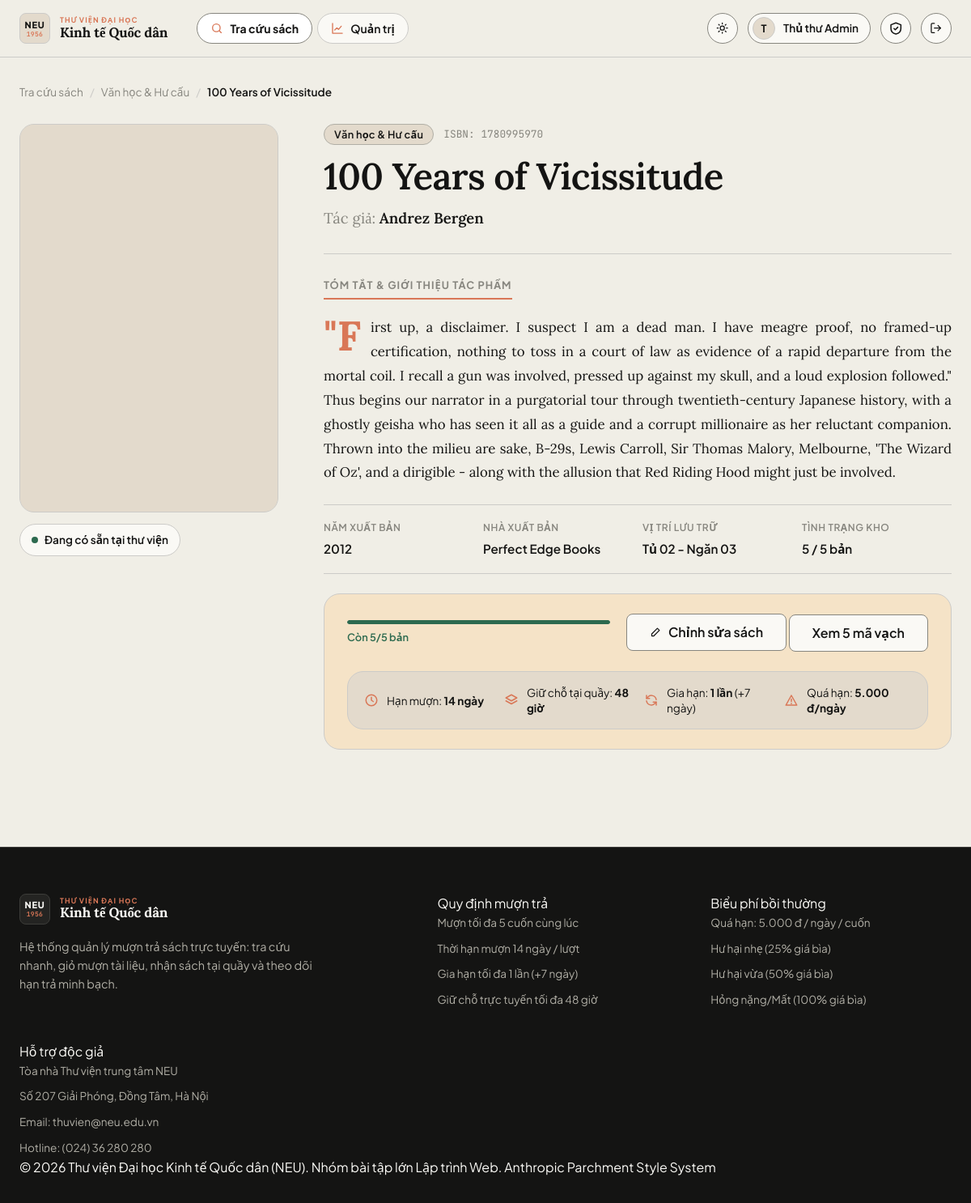
Screenshot of /books/413 (signed in) with the database file from the repository.
### app/models.py (models this page shows, shortened)
class User(UserMixin, db.Model):
    id = db.Column(db.Integer, primary_key=True)
    username = db.Column(db.String(50), unique=True, nullable=False, index=True)
    email = db.Column(db.String(120), unique=True, nullable=False)
    full_name = db.Column(db.String(100), nullable=False)
    student_code = db.Column(db.String(30))
    password_hash = db.Column(db.String(255), nullable=False)
    role = db.Column(db.String(20), nullable=False, default=ROLE_READER)
    active = db.Column(db.Boolean, nullable=False, default=True)
    created_at = db.Column(db.DateTime, default=datetime.now)
    loans = db.relationship("Loan", foreign_keys="Loan.user_id", back_populates="user")
    loan_slips = db.relationship("LoanSlip", foreign_keys="LoanSlip.user_id", back_populates="user")
    cart_items = db.relationship("CartItem", back_populates="user", cascade="all, delete-orphan")
    @property
    def is_active(self):
        return self.active
    @property
    def is_admin(self):
        return self.role == ROLE_ADMIN

class Category(db.Model):
    id = db.Column(db.Integer, primary_key=True)
    name = db.Column(db.String(80), unique=True, nullable=False)
    books = db.relationship("Book", back_populates="category")

class Book(db.Model):
    id = db.Column(db.Integer, primary_key=True)
    title = db.Column(db.String(200), nullable=False, index=True)
    author = db.Column(db.String(120), nullable=False)
    isbn = db.Column(db.String(20))
    publisher = db.Column(db.String(120))
    year = db.Column(db.Integer)
    description = db.Column(db.Text)
    cover_url = db.Column(db.String(500))          # URL ảnh bìa
    location = db.Column(db.String(50))            # Vị trí kệ, vd: "Kệ CNTT - Ngăn 03"
    price = db.Column(db.Integer, nullable=False, default=100000) # Giá bìa sách (dùng tính tiền đền bù/phạt)
    is_active = db.Column(db.Boolean, nullable=False, default=True) # Còn lưu hành không
    total_copies = db.Column(db.Integer, nullable=False, default=1)
    available_copies = db.Column(db.Integer, nullable=False, default=1)
    category_id = db.Column(db.Integer, db.ForeignKey("category.id"))
    category = db.relationship("Category", back_populates="books")
    copies = db.relationship("BookCopy", back_populates="book", cascade="all, delete-orphan")
    loans = db.relationship("Loan", back_populates="book")
    cart_items = db.relationship("CartItem", back_populates="book", cascade="all, delete-orphan")

### app/blueprints/main.py (the view)
@bp.route("/books/<int:book_id>")
def book_detail(book_id):
    book = Book.query.get_or_404(book_id)
    return render_template("book_detail.html", book=book)

### app/models.py (called while the page is built)
@login_manager.user_loader
def load_user(user_id):
    return db.session.get(User, int(user_id))

### app/templates/book_detail.html (shortened to what this page needs)
{% extends "base.html" %}
{% from "macros.html" import csrf, icon, cover, meter %}
{% block content %}
<nav class="crumbs" aria-label="Breadcrumb">
  <a href="{{ url_for('main.index') }}">Tra cứu sách</a>
  <span class="crumb-sep">/</span>
  {% if book.category %}
  <a href="{{ url_for('main.index', category=book.category_id) }}">{{ book.category.name }}</a>
  <span class="crumb-sep">/</span>
  {% endif %}
  <span class="crumb-current">{{ book.title }}</span>
</nav>
<article class="detail-editorial">
  <div class="detail-header-grid">
    <div class="detail-cover-col">
      <div class="detail-cover-frame" data-reveal="zoom">
        <div data-tilt="6">{{ cover(book, 'detail-cover') }}</div>
      </div>
      <div class="detail-availability-badge {{ 'in-stock' if book.available_copies > 0 else 'out-of-stock' }}">
        <span class="status-indicator"></span>
        {% if book.available_copies > 0 %}
          Đang có sẵn tại thư viện
        {% else %}
          Tạm thời hết bản in
        {% endif %}
      </div>
    </div>
    <div class="detail-info-col" data-reveal>
      <div class="detail-meta-header">
        <span class="badge badge-category">{{ book.category.name if book.category else 'Chưa phân loại' }}</span>
        {% if book.isbn %}<span class="isbn-tag">ISBN: {{ book.isbn }}</span>{% endif %}
      </div>
      <h1 class="detail-title">{{ book.title }}</h1>
      <div class="detail-author">Tác giả: <span>{{ book.author }}</span></div>
      {% if book.description %}
      <div class="detail-description-block">
        <div class="detail-desc-divider">
          <span class="divider-label">Tóm tắt &amp; Giới thiệu tác phẩm</span>
        </div>
        <div class="editorial-article">
          <div class="editorial-body">
            {% for para in book.description.split('\n') if para.strip() %}
              <p>{{ para.strip() }}</p>
            {% endfor %}
          </div>
        </div>
      </div>
      {% endif %}
      <div class="meta-spec-grid" data-stagger>
        <div class="meta-spec-item" data-reveal>
          <span class="spec-label">Năm xuất bản</span>
          <span class="spec-value">{{ book.year or '—' }}</span>
        </div>
        <div class="meta-spec-item" data-reveal>
          <span class="spec-label">Nhà xuất bản</span>
          <span class="spec-value">{{ book.publisher or '—' }}</span>
        </div>
        <div class="meta-spec-item" data-reveal>
          <span class="spec-label">Vị trí lưu trữ</span>
          <span class="spec-value">{{ book.location or 'Kho tổng hợp' }}</span>
        </div>
        <div class="meta-spec-item" data-reveal>
          <span class="spec-label">Tình trạng kho</span>
          <span class="spec-value">{{ book.available_copies }} / {{ book.total_copies }} bản</span>
        </div>
      </div>
      <div class="borrow-panel">
        <div class="borrow-panel-top">
          <div class="borrow-meter-wrap">{{ meter(book) }}</div>
          <div class="borrow-actions">
            {% if not current_user.is_authenticated %}
              <a class="btn btn-primary btn-lg" href="{{ url_for('auth.login', next=request.path) }}">
                Đăng nhập để mượn {{ icon('arrow') }}
              </a>
            {% elif current_user.is_admin %}
              <a class="btn btn-ghost btn-lg" href="{{ url_for('admin.book_edit', book_id=book.id) }}">
                {{ icon('edit') }} Chỉnh sửa sách
              </a>
              <a class="btn btn-ghost btn-lg" href="{{ url_for('admin.book_copies', book_id=book.id) }}">
                Xem {{ book.copies|length }} mã vạch
              </a>
            {% endif %}
          </div>
        </div>
        <div class="policy-strip">
          <div class="policy-item">
            {{ icon('clock') }}
            <span>Hạn mượn: <b>{{ config.LOAN_DAYS }} ngày</b></span>
          </div>
          <div class="policy-item">
            {{ icon('layers') }}
            <span>Giữ chỗ tại quầy: <b>{{ config.PICKUP_HOURS }} giờ</b></span>
          </div>
          <div class="policy-item">
            {{ icon('refresh') }}
            <span>Gia hạn: <b>{{ config.MAX_RENEWALS }} lần</b> (+{{ config.RENEW_DAYS }} ngày)</span>
          </div>
          <div class="policy-item">
            {{ icon('alert') }}
            <span>Quá hạn: <b>{{ '{:,}'.format(config.FINE_PER_DAY).replace(',', '.') }} đ/ngày</b></span>
          </div>
        </div>
      </div>
    </div>
  </div>
</article>
{% endblock %}

### app/templates/base.html (shortened to what this page needs)
{% from "macros.html" import icon %}
<!doctype html>
<html lang="vi">
<head>
  <link rel="stylesheet" href="{{ url_for('static', filename='css/style.css') }}">
</head>
<body>
<header class="navbar">
  <div class="container nav-inner">
    <a class="brand" href="{{ url_for('main.index') }}" aria-label="Trang chủ Thư viện NEU">
      <span class="brand-monogram">
        <span class="mono-code">NEU</span>
        <span class="mono-year">1956</span>
      </span>
      <span class="brand-text">
        <span class="brand-sub">Thư viện đại học</span>
        <span class="brand-main">Kinh tế Quốc dân</span>
      </span>
    </a>
    <nav class="nav-links" id="nav-links">
      <a class="nav-link {{ 'active' if request.endpoint in ('main.index','main.book_detail') }}" href="{{ url_for('main.index') }}">{{ icon('search') }} Tra cứu sách</a>
      {% if current_user.is_authenticated and current_user.is_admin %}
      <a class="nav-link {{ 'active' if request.blueprint == 'admin' }}" href="{{ url_for('admin.dashboard') }}">{{ icon('chart') }} Quản trị</a>
      {% endif %}
    </nav>
    <div class="nav-actions">
      <button class="icon-btn theme-toggle" type="button" aria-label="Đổi giao diện sáng/tối">
        <span class="sun">{{ icon('sun') }}</span><span class="moon">{{ icon('moon') }}</span>
      </button>
      {% if current_user.is_authenticated %}
        <div class="user-chip"><span class="avatar">{{ current_user.full_name[:1]|upper }}</span><span class="name">{{ current_user.full_name }}</span></div>
        <a class="icon-btn" href="{{ url_for('auth.change_password') }}" aria-label="Đổi mật khẩu" title="Đổi mật khẩu">{{ icon('shield') }}</a>
        <form method="post" action="{{ url_for('auth.logout') }}">
          <button class="icon-btn" aria-label="Đăng xuất" title="Đăng xuất">{{ icon('logout') }}</button>
        </form>
      {% else %}
        <a class="btn btn-ghost btn-sm" href="{{ url_for('auth.login') }}">Đăng nhập</a>
        <a class="btn btn-primary btn-sm" href="{{ url_for('auth.register') }}">Đăng ký</a>
      {% endif %}
    </div>
  </div>
</header>
<main id="main-content">
  <div class="container">{% block content %}{% endblock %}</div>
</main>
<footer class="footer">
  <div class="container">
    <div class="footer-grid">
      <div>
        <a class="brand" href="{{ url_for('main.index') }}" aria-label="Trang chủ Thư viện NEU">
          <span class="brand-monogram">
            <span class="mono-code">NEU</span>
            <span class="mono-year">1956</span>
          </span>
          <span class="brand-text">
            <span class="brand-sub">Thư viện đại học</span>
            <span class="brand-main">Kinh tế Quốc dân</span>
          </span>
        </a>
        <p class="muted mt-2" style="max-width:380px">Hệ thống quản lý mượn trả sách trực tuyến: tra cứu nhanh, giỏ mượn tài liệu, nhận sách tại quầy và theo dõi hạn trả minh bạch.</p>
      </div>
      <div>
        <div class="footer-col-title">Quy định mượn trả</div>
        <ul class="footer-links">
          <li>Mượn tối đa 5 cuốn cùng lúc</li>
          <li>Thời hạn mượn 14 ngày / lượt</li>
          <li>Gia hạn tối đa 1 lần (+7 ngày)</li>
          <li>Giữ chỗ trực tuyến tối đa 48 giờ</li>
        </ul>
      </div>
      <div>
        <div class="footer-col-title">Biểu phí bồi thường</div>
        <ul class="footer-links">
          <li>Quá hạn: 5.000 đ / ngày / cuốn</li>
          <li>Hư hại nhẹ (25% giá bìa)</li>
          <li>Hư hại vừa (50% giá bìa)</li>
          <li>Hỏng nặng/Mất (100% giá bìa)</li>
        </ul>
      </div>
      <div>
        <div class="footer-col-title">Hỗ trợ độc giả</div>
        <ul class="footer-links">
          <li>Tòa nhà Thư viện trung tâm NEU</li>
          <li>Số 207 Giải Phóng, Đồng Tâm, Hà Nội</li>
          <li>Email: thuvien@neu.edu.vn</li>
          <li>Hotline: (024) 36 280 280</li>
        </ul>
      </div>
    </div>
    <div class="footer-bottom">
      <span>© 2026 Thư viện Đại học Kinh tế Quốc dân (NEU). Nhóm bài tập lớn Lập trình Web.</span>
      <span class="footer-author">Anthropic Parchment Style System</span>
    </div>
  </div>
</footer>
</body>
</html>

### app/templates/macros.html (shortened to what this page needs)
{% macro icon(name) %}<svg class="icon" viewBox="0 0 24 24" aria-hidden="true">{{ _icons[name]|safe }}</svg>{% endmacro %}
{% macro cover(book, cls='') %}
{% if book.cover_url %}
<div class="cover cover-img {{ cls }}">
</div>
{% else %}
<div class="cover c{{ (book.category_id or 0) % 6 }} {{ cls }}"><div class="cover-in">
  <span class="cover-cat">{{ book.category.name if book.category else 'Sách' }}</span>
  <span class="cover-title">{{ book.title }}</span>
  <span class="cover-author">{{ book.author }}</span>
</div></div>
{% endif %}
{% endmacro %}
{% macro meter(book) %}
{% set total = book.total_copies or 0 %}
{% set pct = ((book.available_copies / total * 100)|round|int) if total else 0 %}
<div class="meter {{ 'low' if book.available_copies == 1 }} {{ 'out' if book.available_copies < 1 }}">
  <div class="meter-bar"><i style="width: {{ pct }}%"></i></div>
  <span class="meter-text">{% if book.available_copies > 0 %}Còn {{ book.available_copies }}/{{ total }} bản{% else %}Hết bản{% endif %}</span>
</div>
{% endmacro %}

### rows the page displays
User: full_name "T", full_name "Thủ thư Admin"
Category: category.name "Văn học & Hư cấu", category "Văn học & Hư cấu"
Book: title "100 Years of Vicissitude", isbn "1780995970", author "Andrez Bergen", strip "\"First up, a disclaimer. I suspect I am a dead man. I have meagre proof, no framed-up certification, nothing to toss in a court of law as evidence of a rapid departure from the mortal coil. I recall a gun was involved, pressed up against my skull, and a loud explosion followed.\" Thus begins our narrator in a purgatorial tour through twentieth-century Japanese history, with a ghostly geisha who has seen it all as a guide and a corrupt millionaire as her reluctant companion. Thrown into the milieu are sake, B-29s, Lewis Carroll, Sir Thomas Malory, Melbourne, 'The Wizard of Oz', and a dirigible - along with the allusion that Red Riding Hood might just be involved.", year "2012", publisher "Perfect Edge Books", location "Tủ 02 - Ngăn 03", available_copies "5", total_copies "5"

### other values shown
{{ total }} "5"
{{ book.copies|length }} "5"
{{ config.LOAN_DAYS }} "14"
{{ config.PICKUP_HOURS }} "48"
{{ config.MAX_RENEWALS }} "1"
{{ config.RENEW_DAYS }} "7"
{{ '{:,}'.format(config.FINE_PER_DAY).replace(',', '.') }} "5.000"
